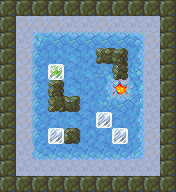

This is a level from a 2D game, rendered from its Tiled map with the project's own tilesets. A one-line summary and the map file follow, with tile-layer data summarised:
An orthogonal 11x12 tile map with 16x16 px tiles, 4 tile layers (Bottom, Floor, FloorTop, Blocks), 5 tilesets.

<map version="1.0" orientation="orthogonal" width="11" height="12" tilewidth="16" tileheight="16">
 <tileset firstgid="1" name="ground" tilewidth="16" tileheight="16">
  <image source="assets/tileset-ground.png" width="48" height="16" />
 </tileset>
 <tileset firstgid="4" name="misc" tilewidth="16" tileheight="16">
  <image source="assets/tileset-misc.png" width="64" height="16" />
  <tile id="3">
   <properties>
    <property name="goal" value="true" />
   </properties>
  </tile>
 </tileset>
 <tileset firstgid="8" name="pushblocks" tilewidth="16" tileheight="16">
  <image source="assets/tileset-pushblocks.png" width="48" height="16" />
  <tile id="1">
   <properties>
    <property name="goal" value="true" />
    <property name="sprite" value="assets/frozen.sprite" />
   </properties>
  </tile>
 </tileset>
 <tileset firstgid="11" name="rocks" tilewidth="16" tileheight="16">
  <properties>
   <property name="collision" value="true" />
  </properties>
  <image source="assets/tileset-rocks.png" width="256" height="48" />
 </tileset>
 <tileset firstgid="59" name="slippery" tilewidth="16" tileheight="16">
  <properties>
   <property name="slippery_block" value="true" />
   <property name="slippery_player" value="true" />
  </properties>
  <image source="assets/tileset-slippery.png" width="256" height="48" />
 </tileset>
 <layer name="Bottom" width="11" height="12">
  <data>[132 cells, 132 non-empty, 2 distinct tile ids]</data>
 </layer>
 <layer name="Floor" width="11" height="12">
  <properties>
   <property name="player_offset_y" value="-1" />
   <property name="player_sprite" value="assets/dino.sprite" />
  </properties>
  <data>[132 cells, 56 non-empty, 17 distinct tile ids]</data>
 </layer>
 <layer name="FloorTop" width="11" height="12">
  <data>[132 cells, 49 non-empty, 8 distinct tile ids]</data>
 </layer>
 <layer name="Blocks" width="11" height="12">
  <data>[132 cells, 4 non-empty, 2 distinct tile ids]</data>
 </layer>
</map>